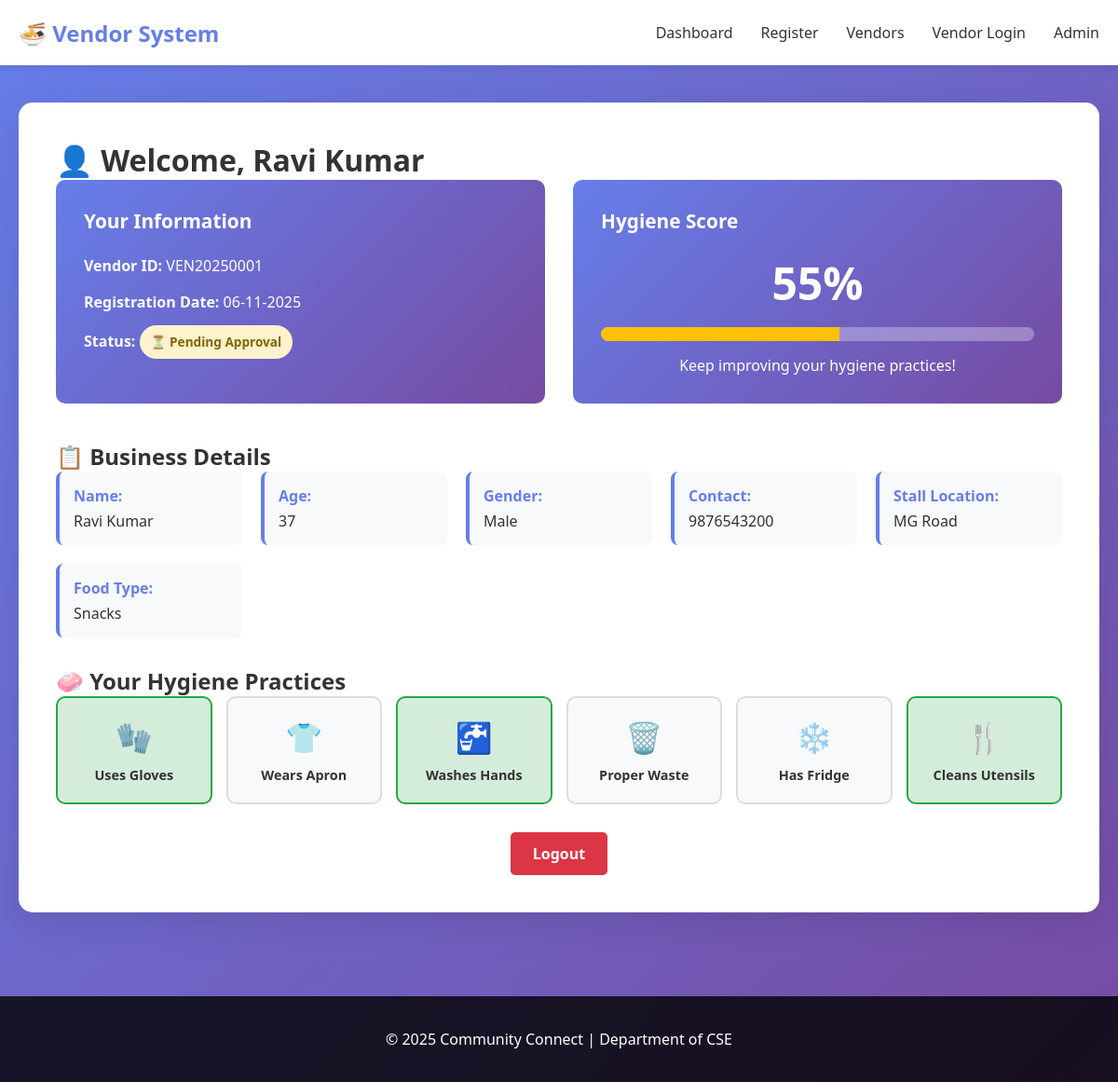
Screenshot of /vendor/portal (signed in) with the database file from the repository.
### app.py (models this page shows, shortened)
class Vendor(db.Model):
    id = db.Column(db.Integer, primary_key=True)
    vendor_id = db.Column(db.String(20), unique=True, nullable=False)
    name = db.Column(db.String(100), nullable=False)
    age = db.Column(db.Integer, nullable=False)
    gender = db.Column(db.String(10), nullable=False)
    education = db.Column(db.String(50))
    contact = db.Column(db.String(15), nullable=False)
    email = db.Column(db.String(100))
    stall_location = db.Column(db.String(200), nullable=False)
    food_type = db.Column(db.String(100), nullable=False)
    photo = db.Column(db.String(200))
    has_gloves = db.Column(db.Boolean, default=False)
    has_apron = db.Column(db.Boolean, default=False)
    washes_hands = db.Column(db.Boolean, default=False)
    uses_trash_bin = db.Column(db.Boolean, default=False)
    has_refrigerator = db.Column(db.Boolean, default=False)
    cleans_utensils = db.Column(db.Boolean, default=False)
    is_approved = db.Column(db.Boolean, default=False)
    hygiene_score = db.Column(db.Integer, default=0)
    registration_date = db.Column(db.DateTime, default=datetime.utcnow)
    password_hash = db.Column(db.String(200))

### app.py (the view)
@app.route('/vendor/portal')
def vendor_portal():
    if not session.get('vendor_id'):
        return redirect(url_for('vendor_login'))
    vendor = Vendor.query.get_or_404(session['vendor_id'])
    return render_template('vendor_portal.html', vendor=vendor)

### templates/vendor_portal.html (shortened to what this page needs)
{% extends "base.html" %}
{% block content %}
<div class="vendor-portal">
    <h1>👤 Welcome, {{ vendor.name }}</h1>
    <div class="portal-header">
        <div class="vendor-card">
            <h2>Your Information</h2>
            <div class="vendor-details">
                <p><strong>Vendor ID:</strong> {{ vendor.vendor_id }}</p>
                <p><strong>Registration Date:</strong> {{ vendor.registration_date.strftime('%d-%m-%Y') }}</p>
                <p><strong>Status:</strong>
                    {% if vendor.is_approved %}
                        <span class="badge badge-success">✓ Approved</span>
                    {% else %}
                        <span class="badge badge-warning">⏳ Pending Approval</span>
                    {% endif %}
                </p>
            </div>
        </div>
        <div class="vendor-card">
            <h2>Hygiene Score</h2>
            <div class="score-display">
                <div class="large-score">{{ vendor.hygiene_score }}%</div>
                <div class="score-meter">
                    <div class="meter-fill" style="width: {{ vendor.hygiene_score }}%"></div>
                </div>
                <p>Keep improving your hygiene practices!</p>
            </div>
        </div>
    </div>
    <div class="portal-details">
        <h2>📋 Business Details</h2>
        <div class="details-grid">
            <div class="detail-item">
                <label>Name:</label>
                <p>{{ vendor.name }}</p>
            </div>
            <div class="detail-item">
                <label>Age:</label>
                <p>{{ vendor.age }}</p>
            </div>
            <div class="detail-item">
                <label>Gender:</label>
                <p>{{ vendor.gender }}</p>
            </div>
            <div class="detail-item">
                <label>Contact:</label>
                <p>{{ vendor.contact }}</p>
            </div>
            <div class="detail-item">
                <label>Stall Location:</label>
                <p>{{ vendor.stall_location }}</p>
            </div>
            <div class="detail-item">
                <label>Food Type:</label>
                <p>{{ vendor.food_type }}</p>
            </div>
        </div>
    </div>
    <div class="hygiene-practices">
        <h2>🧼 Your Hygiene Practices</h2>
        <div class="practices-grid">
            <div class="practice {% if vendor.has_gloves %}active{% endif %}">
                <div class="practice-icon">🧤</div>
                <div class="practice-name">Uses Gloves</div>
            </div>
            <div class="practice {% if vendor.has_apron %}active{% endif %}">
                <div class="practice-icon">👕</div>
                <div class="practice-name">Wears Apron</div>
            </div>
            <div class="practice {% if vendor.washes_hands %}active{% endif %}">
                <div class="practice-icon">🚰</div>
                <div class="practice-name">Washes Hands</div>
            </div>
            <div class="practice {% if vendor.uses_trash_bin %}active{% endif %}">
                <div class="practice-icon">🗑️</div>
                <div class="practice-name">Proper Waste</div>
            </div>
            <div class="practice {% if vendor.has_refrigerator %}active{% endif %}">
                <div class="practice-icon">❄️</div>
                <div class="practice-name">Has Fridge</div>
            </div>
            <div class="practice {% if vendor.cleans_utensils %}active{% endif %}">
                <div class="practice-icon">🍴</div>
                <div class="practice-name">Cleans Utensils</div>
            </div>
        </div>
    </div>
    <div class="portal-actions">
        <a href="/logout" class="btn-danger">Logout</a>
    </div>
</div>
{% endblock %}

### static/css/style.css (style rules this page uses)
* { margin: 0; padding: 0; box-sizing: border-box; }
body { font-family: 'Segoe UI', Tahoma, Geneva, Verdana, sans-serif; background: linear-gradient(135deg, #667eea 0%, #764ba2 100%); min-height: 100vh; color: #333; }
label { display: block; margin-bottom: 8px; font-weight: 600; color: #333; }
.btn-primary, .btn-secondary, .btn-danger, .btn-success { padding: 12px 24px; border: none; border-radius: 5px; font-size: 1em; font-weight: 600; cursor: pointer; transition: all 0.3s; display: inline-block; text-decoration: none; text-align: center; }
.btn-danger { background: #dc3545; color: white; }
.badge { display: inline-block; padding: 6px 12px; border-radius: 20px; font-size: 0.85em; font-weight: 600; }
.badge-warning { background: #fff3cd; color: #856404; }
.vendor-portal { background: white; border-radius: 15px; padding: 40px; margin: 20px 0; box-shadow: 0 10px 40px rgba(0,0,0,0.1); }
.portal-header { display: grid; grid-template-columns: 1fr 1fr; gap: 30px; margin-bottom: 40px; }
.vendor-card { background: linear-gradient(135deg, #667eea 0%, #764ba2 100%); color: white; padding: 30px; border-radius: 10px; }
.vendor-card h2 { margin-bottom: 20px; font-size: 1.3em; }
.vendor-details p { margin: 10px 0; line-height: 1.8; }
.score-display { text-align: center; }
.large-score { font-size: 3em; font-weight: bold; margin-bottom: 15px; }
.score-meter { height: 15px; background: rgba(255,255,255,0.3); border-radius: 10px; overflow: hidden; margin-bottom: 15px; }
.meter-fill { height: 100%; background: #ffc107; transition: width 0.5s ease; }
.details-grid { display: grid; grid-template-columns: repeat(auto-fit, minmax(200px, 1fr)); gap: 20px; margin-bottom: 30px; }
.detail-item { background: #f8f9fa; padding: 15px; border-radius: 8px; border-left: 4px solid #667eea; }
.detail-item label { font-weight: 600; color: #667eea; margin-bottom: 5px; }
.detail-item p { color: #333; margin: 0; }
.hygiene-practices { margin: 30px 0; }
.practices-grid { display: grid; grid-template-columns: repeat(auto-fit, minmax(120px, 1fr)); gap: 15px; }
.practice { background: #f8f9fa; padding: 20px; border-radius: 10px; text-align: center; border: 2px solid #ddd; transition: all 0.3s; }
.practice.active { background: #d4edda; border-color: #28a745; }
.practice-icon { font-size: 2em; margin-bottom: 10px; }
.practice-name { font-weight: 600; color: #333; font-size: 0.9em; }
.portal-actions { text-align: center; margin-top: 30px; }

### rows the page displays
Vendor: name "Ravi Kumar", vendor_id "VEN20250001", registration_date "06-11-2025", hygiene_score "55", age "37", gender "Male", contact "9876543200", stall_location "MG Road", food_type "Snacks"
